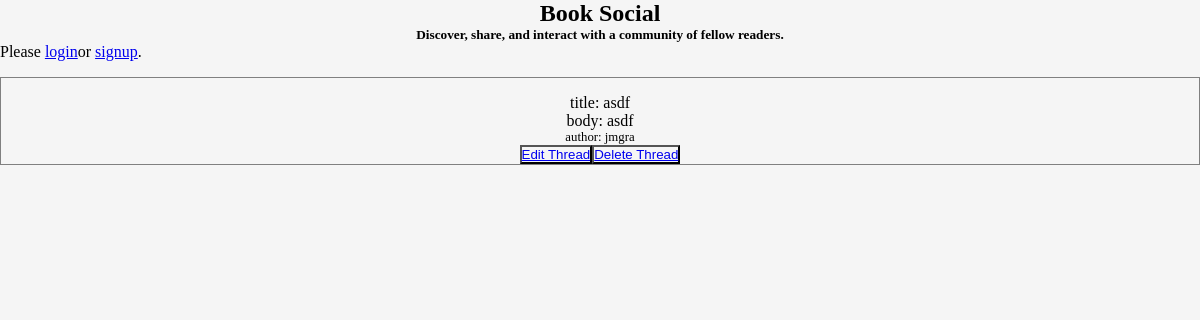
Before: / with the older database file.
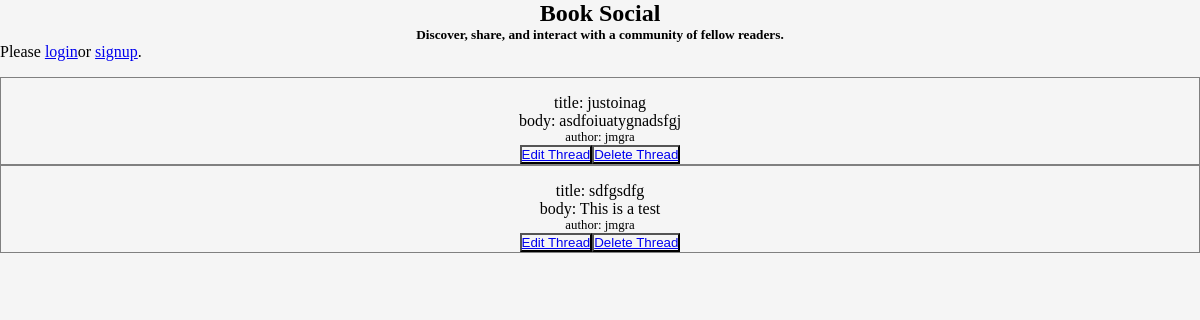
After: the same page with the newer database file.
### threads/models.py (models this page shows, shortened)
class Post(models.Model):
    title = models.CharField(max_length=200)
    body = models.TextField(max_length=200)
    user = models.ForeignKey(
        CustomUser, related_name='threads', on_delete=models.CASCADE)
    created = models.DateTimeField(auto_now_add=True)
    edited = models.DateTimeField(auto_now=True)
    class Meta:
        ordering = ['-created']

### users/models.py (models this page shows)
class CustomUser(AbstractUser):
    username = models.CharField(max_length=50, unique=True)
    first_name = models.CharField(max_length=50)
    last_name = models.CharField(max_length=50)
    email = models.EmailField(max_length=254)
    def __str__(self):
        return self.username

### threads/views.py (the view)
# urls.py: path('', views.ListPosts.as_view(), name='home'),
class ListPosts(ListView):
    model = Post
    template_name = 'home.html'

### templates/home.html
{% extends 'base.html' %}
{% block content %}
<link rel="stylesheet" href="/static/home.css">
{% if user.is_authenticated == False%}
  <p>Please <span><a href="{% url 'login' %}">login</a></span> or <span><a href="{% url 'users:signup' %}">signup</a></span>.
{% endif %}
  <div class='thread'>
    {% for post in object_list %}
      <div class="post">
        <p class='main'>
          title: {{post.title}}
        </p>
        <p class='body'>
        body: {{post.body}}
      </p>
        <p class='user'>
          author: {{post.user}}
        </p>
        {% if threads.user.username == users.username %}
          <button><a href="{% url 'threads:edit' post.pk %}">Edit Thread
          </a></button>
          <button><a href="{% url 'threads:delete' post.pk %}">Delete Thread
          </a></button>
        {% endif %}
      </div>
    {% endfor %}
  </div>
{% endblock %}

Changed rows visible on the page:
removed Post: title "asdf", body "asdf", user "jmgra"
added Post: title "justoinag", body "asdfoiuatygnadsfgj", user "jmgra"
added Post: title "sdfgsdfg", body "This is a test", user "jmgra"
